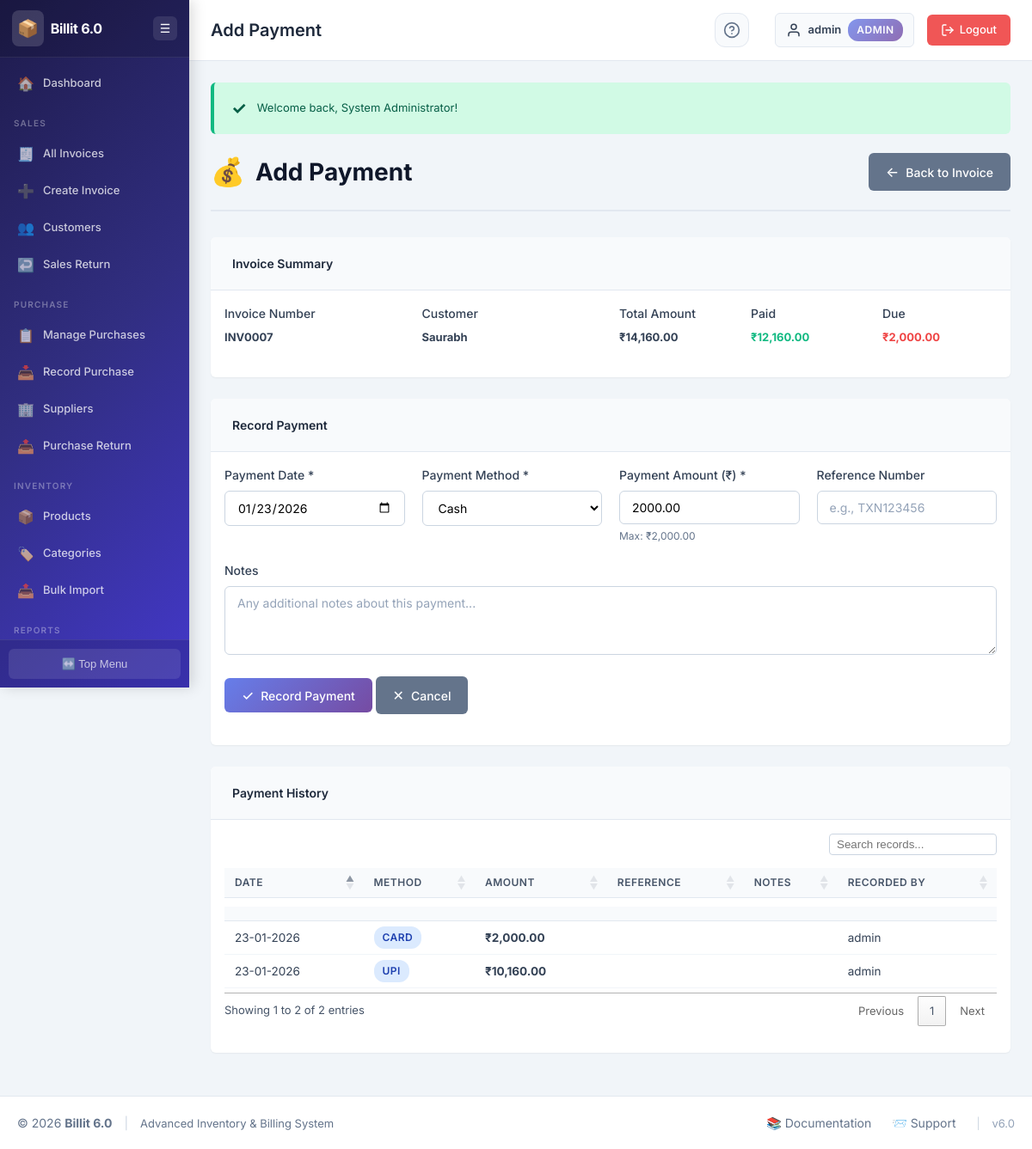
The page /invoices/add_payment.php?id=13 (signed in) on the database its author committed.
### tables this page shows
CREATE TABLE `invoices` (
  `invoice_id` int(11) NOT NULL,
  `invoice_number` varchar(50) NOT NULL,
  `invoice_date` date NOT NULL,
  `customer_id` int(11) NOT NULL,
  `customer_name` varchar(200) NOT NULL,
  `customer_gstin` varchar(15) DEFAULT NULL,
  `customer_address` text DEFAULT NULL,
  `customer_state_code` varchar(2) DEFAULT NULL,
  `subtotal` decimal(10,2) NOT NULL DEFAULT 0.00,
  `discount_type` enum('percentage','amount') DEFAULT 'percentage',
  `discount_value` decimal(10,2) DEFAULT 0.00,
  `discount_amount` decimal(10,2) DEFAULT 0.00,
  `taxable_amount` decimal(10,2) NOT NULL DEFAULT 0.00,
  `cgst_amount` decimal(10,2) DEFAULT 0.00,
  `sgst_amount` decimal(10,2) DEFAULT 0.00,
  `igst_amount` decimal(10,2) DEFAULT 0.00,
  `total_tax` decimal(10,2) DEFAULT 0.00,
  `round_off` decimal(10,2) DEFAULT 0.00,
  `total_amount` decimal(10,2) NOT NULL DEFAULT 0.00,
  `amount_paid` decimal(10,2) DEFAULT 0.00,
  `amount_due` decimal(10,2) DEFAULT 0.00,
  `payment_status` enum('unpaid','partial','paid') NOT NULL DEFAULT 'unpaid',
  `invoice_status` enum('draft','finalized','cancelled') NOT NULL DEFAULT 'draft',
  `notes` text DEFAULT NULL,
  `terms_conditions` text DEFAULT NULL,
  `created_by` int(11) DEFAULT NULL,
  `created_at` timestamp NOT NULL DEFAULT current_timestamp(),
  `updated_at` timestamp NOT NULL DEFAULT current_timestamp() ON UPDATE current_timestamp()
);

CREATE TABLE `customers` (
  `customer_id` int(11) NOT NULL,
  `customer_name` varchar(200) NOT NULL,
  `customer_type` enum('B2B','B2C') NOT NULL DEFAULT 'B2C',
  `contact_person` varchar(100) DEFAULT NULL,
  `email` varchar(100) DEFAULT NULL,
  `phone` varchar(20) DEFAULT NULL,
  `gstin` varchar(15) DEFAULT NULL,
  `pan` varchar(10) DEFAULT NULL,
  `billing_address` text DEFAULT NULL,
  `billing_city` varchar(100) DEFAULT NULL,
  `billing_state` varchar(100) DEFAULT NULL,
  `billing_state_code` varchar(2) DEFAULT NULL,
  `billing_pincode` varchar(10) DEFAULT NULL,
  `shipping_address` text DEFAULT NULL,
  `shipping_city` varchar(100) DEFAULT NULL,
  `shipping_state` varchar(100) DEFAULT NULL,
  `shipping_state_code` varchar(2) DEFAULT NULL,
  `shipping_pincode` varchar(10) DEFAULT NULL,
  `credit_limit` decimal(10,2) DEFAULT 0.00,
  `opening_balance` decimal(10,2) DEFAULT 0.00,
  `status` enum('active','inactive') NOT NULL DEFAULT 'active',
  `created_at` timestamp NOT NULL DEFAULT current_timestamp(),
  `updated_at` timestamp NOT NULL DEFAULT current_timestamp() ON UPDATE current_timestamp()
);

CREATE TABLE `payments` (
  `payment_id` int(11) NOT NULL,
  `invoice_id` int(11) NOT NULL,
  `payment_date` date NOT NULL,
  `payment_method` enum('cash','card','upi','bank_transfer','cheque','other') NOT NULL,
  `payment_amount` decimal(10,2) NOT NULL,
  `reference_number` varchar(100) DEFAULT NULL,
  `notes` text DEFAULT NULL,
  `created_by` int(11) DEFAULT NULL,
  `created_at` timestamp NOT NULL DEFAULT current_timestamp()
);

CREATE TABLE `users` (
  `user_id` int(11) NOT NULL,
  `username` varchar(50) NOT NULL,
  `password` varchar(255) NOT NULL,
  `full_name` varchar(100) NOT NULL,
  `email` varchar(100) NOT NULL,
  `role` enum('admin','manager','staff') NOT NULL DEFAULT 'staff',
  `status` enum('active','inactive') NOT NULL DEFAULT 'active',
  `created_at` timestamp NOT NULL DEFAULT current_timestamp(),
  `updated_at` timestamp NOT NULL DEFAULT current_timestamp() ON UPDATE current_timestamp()
);

### invoices/add_payment.php (the view, shortened to what this page needs)
<?php
require_once '../includes/header.php';
$invoice_id = sanitize_sql($connection, $_GET['id']);
$invoice_query = "SELECT i.*, c.customer_name
                  FROM invoices i
                  INNER JOIN customers c ON i.customer_id = c.customer_id
                  WHERE i.invoice_id = '{$invoice_id}' LIMIT 1";
$invoice = db_fetch_one($connection, $invoice_query);
$payments_query = "SELECT p.*, u.username
                   FROM payments p
                   LEFT JOIN users u ON p.created_by = u.user_id
                   WHERE p.invoice_id = '{$invoice_id}'
                   ORDER BY p.payment_date DESC, p.payment_id DESC";
$payments_result = db_query($connection, $payments_query);
?>
<div class="page-header">
    <h2 class="page-title">
        <span class="page-icon">💰</span>
        Add Payment
    </h2>
    <div class="page-actions">
        <a href="view_invoice.php?id=<?php echo $invoice_id; ?>" class="btn btn-secondary">
            <span class="btn-icon">←</span>
            Back to Invoice
        </a>
    </div>
</div>
<div class="card">
    <div class="card-header">
        <h3 class="card-title">Invoice Summary</h3>
    </div>
    <div class="card-body">
        <div class="form-row">
            <div class="form-group col-md-3">
                <label class="form-label">Invoice Number</label>
                <p><strong><?php echo escape_html($invoice['invoice_number']); ?></strong></p>
            </div>
            <div class="form-group col-md-3">
                <label class="form-label">Customer</label>
                <p><strong><?php echo escape_html($invoice['customer_name']); ?></strong></p>
            </div>
            <div class="form-group col-md-2">
                <label class="form-label">Total Amount</label>
                <p><strong><?php echo format_currency($invoice['total_amount']); ?></strong></p>
            </div>
            <div class="form-group col-md-2">
                <label class="form-label">Paid</label>
                <p style="color: #10b981;"><strong><?php echo format_currency($invoice['amount_paid']); ?></strong></p>
            </div>
            <div class="form-group col-md-2">
                <label class="form-label">Due</label>
                <p style="color: #ef4444;"><strong><?php echo format_currency($invoice['amount_due']); ?></strong></p>
            </div>
        </div>
    </div>
</div>
<div class="card">
    <div class="card-header">
        <h3 class="card-title">Record Payment</h3>
    </div>
    <div class="card-body">
        <form method="POST" action="<?php echo htmlspecialchars($_SERVER['PHP_SELF']) . '?id=' . $invoice_id; ?>">
            <div class="form-row">
                <div class="form-group col-md-3">
                    <label for="payment_date" class="form-label">Payment Date *</label>
                    <input type="date" id="payment_date" name="payment_date" class="form-control"
                           value="<?php echo date('Y-m-d'); ?>" required>
                </div>
                <div class="form-group col-md-3">
                    <label for="payment_method" class="form-label">Payment Method *</label>
                    <select id="payment_method" name="payment_method" class="form-control" required>
                        <option value="cash">Cash</option>
                    </select>
                </div>
                <div class="form-group col-md-3">
                    <label for="payment_amount" class="form-label">Payment Amount (₹) *</label>
                    <input type="number" id="payment_amount" name="payment_amount" class="form-control"
                           step="0.01" min="0.01" max="<?php echo $invoice['amount_due']; ?>"
                           value="<?php echo $invoice['amount_due']; ?>" required>
                    <small class="form-text">Max: <?php echo format_currency($invoice['amount_due']); ?></small>
                </div>
                <div class="form-group col-md-3">
                    <label for="reference_number" class="form-label">Reference Number</label>
                    <input type="text" id="reference_number" name="reference_number" class="form-control"
                           placeholder="e.g., TXN123456">
                </div>
            </div>
            <div class="form-group">
                <label for="notes" class="form-label">Notes</label>
                <textarea id="notes" name="notes" class="form-control" rows="2"
                          placeholder="Any additional notes about this payment..."></textarea>
            </div>
            <div class="form-group">
                <button type="submit" class="btn btn-primary">
                    <span class="btn-icon">✓</span>
                    Record Payment
                </button>
                <a href="view_invoice.php?id=<?php echo $invoice_id; ?>" class="btn btn-secondary">
                    <span class="btn-icon">✕</span>
                    Cancel
                </a>
            </div>
        </form>
    </div>
</div>
<?php if (mysqli_num_rows($payments_result) > 0): ?>
<div class="card">
    <div class="card-header">
        <h3 class="card-title">Payment History</h3>
    </div>
    <div class="card-body">
        <div class="table-responsive">
            <table class="data-table">
                <thead>
                    <tr>
                        <th>Date</th>
                        <th>Method</th>
                        <th>Amount</th>
                        <th>Reference</th>
                        <th>Notes</th>
                        <th>Recorded By</th>
                    </tr>
                </thead>
                <tbody>
                    <?php while ($payment = mysqli_fetch_assoc($payments_result)): ?>
                        <tr>
                            <td><?php echo format_date($payment['payment_date']); ?></td>
                            <td>
                                <span class="badge badge-info">
                                    <?php echo ucfirst(str_replace('_', ' ', $payment['payment_method'])); ?>
                                </span>
                            </td>
                            <td><strong><?php echo format_currency($payment['payment_amount']); ?></strong></td>
                            <td><?php echo escape_html($payment['reference_number']); ?></td>
                            <td><?php echo escape_html($payment['notes']); ?></td>
                            <td><?php echo escape_html($payment['username'] ?? 'N/A'); ?></td>
                        </tr>
                    <?php endwhile; ?>
                </tbody>
            </table>
        </div>
    </div>
</div>
<?php endif; ?>
<?php
require_once '../includes/footer.php';
?>

### assets/css/style.css (style rules this page uses)
* { margin: 0; padding: 0; box-sizing: border-box; }
:root { --primary-color: #4f46e5; --primary-dark: #4338ca; --primary-light: #6366f1; --secondary-color: #64748b; --success-color: #10b981; --warning-color: #f59e0b; --danger-color: #ef4444; --info-color: #06b6d4; --gray-50: #f8fafc; --gray-100: #f1f5f9; --gray-200: #e2e8f0; --gray-300: #cbd5e1; --gray-400: #94a3b8; --gray-500: #64748b; --gray-600: #475569; --gray-700: #334155; --gray-800: #1e293b; --gray-900: #0f172a; --header-height: 56px; --footer-height: 48px; --sidebar-width: 220px; --sidebar-collapsed-width: 60px; --border-radius: 6px; --box-shadow: 0 1px 2px 0 rgba(0, 0, 0, 0.05); --box-shadow-lg: 0 4px 6px -1px rgba(0, 0, 0, 0.1), 0 2px 4px -1px rgba(0, 0, 0, 0.06); --font-family: 'Inter', -apple-system, BlinkMacSystemFont, 'Segoe UI', Roboto, sans-serif; }
body { font-family: var(--font-family); font-size: 13px; line-height: 1.5; color: var(--gray-700); background-color: #f1f5f9; min-height: 100vh; display: flex; flex-direction: column; }
.page-header { display: flex; justify-content: space-between; align-items: center; margin-bottom: 30px; padding-bottom: 20px; border-bottom: 2px solid var(--gray-200); }
.page-title { font-size: 28px; font-weight: 700; color: var(--gray-900); display: flex; align-items: center; gap: 12px; }
.page-icon { font-size: 32px; }
.page-actions { display: flex; gap: 10px; }
.card { background: white; border-radius: var(--border-radius); box-shadow: var(--box-shadow); margin-bottom: 25px; overflow: hidden; }
.card-header { padding: 20px 25px; background: var(--gray-50); border-bottom: 1px solid var(--gray-200); display: flex; justify-content: space-between; align-items: center; }
.card-title { font-size: 14px; font-weight: 600; color: var(--gray-800); }
.card-body { padding: 16px; }
.form-row { display: grid; grid-template-columns: repeat(auto-fit, minmax(200px, 1fr)); gap: 20px; margin-bottom: 0; }
.form-group { margin-bottom: 20px; }
.form-group.col-md-2 { grid-column: span 1; }
.form-group.col-md-3 { grid-column: span 1; }
@media (min-width: 768px) { .form-row { grid-template-columns: repeat(12, 1fr); } }
@media (min-width: 768px) { .form-group.col-md-2 { grid-column: span 2; } }
@media (min-width: 768px) { .form-group.col-md-3 { grid-column: span 3; } }
.form-label { display: block; margin-bottom: 8px; font-weight: 500; color: var(--gray-700); font-size: 14px; }
.form-control { width: 100%; padding: 10px 14px; border: 1px solid var(--gray-300); border-radius: 6px; font-size: 14px; font-family: var(--font-family); transition: all 0.2s ease; background: white; }
.form-control::placeholder { color: var(--gray-400); }
textarea.form-control { resize: vertical; min-height: 80px; }
select.form-control { cursor: pointer; }
.form-text { display: block; margin-top: 5px; font-size: 12px; color: var(--gray-500); }
.btn { display: inline-flex; align-items: center; gap: 8px; padding: 10px 20px; border: none; border-radius: 6px; font-size: 14px; font-weight: 500; font-family: var(--font-family); cursor: pointer; text-decoration: none; transition: all 0.3s ease; white-space: nowrap; }
.btn-icon { font-size: 16px; }
.btn-primary { background: linear-gradient(135deg, #667eea 0%, #764ba2 100%); color: white; }
.btn-secondary { background: var(--gray-500); color: white; }
.table-responsive { overflow-x: auto; }
.data-table { width: 100%; border-collapse: collapse; font-size: 14px; }
.data-table thead { background: var(--gray-100); }
.data-table th { padding: 12px 15px; text-align: left; font-weight: 600; color: var(--gray-700); border-bottom: 2px solid var(--gray-300); white-space: nowrap; }
.data-table td { padding: 12px 15px; border-bottom: 1px solid var(--gray-200); }
.data-table tbody tr { transition: background 0.2s ease; }
.badge { display: inline-block; padding: 4px 10px; border-radius: 12px; font-size: 12px; font-weight: 600; text-transform: uppercase; letter-spacing: 0.5px; }
.badge-info { background: #dbeafe; color: #1e40af; }

### rows shown on the page
invoices: invoice_number "INV0007", customer.customer_name "Saurabh", total_amount "₹14,160.00", amount_paid "₹12,160.00", amount_due "₹2,000.00", payment_amount "2000.00"
payments: payment_date "23-01-2026", payment_method "CARD", payment_amount "₹2,000.00", created_by.username "admin"
payments: payment_date "23-01-2026", payment_method "UPI", payment_amount "₹10,160.00", created_by.username "admin"

### other values the page prints
APP_NAME "Billit 6.0"
$page_title "Add Payment"
escape_html($current_user) "admin"
$current_role "ADMIN"
$message "Welcome back, System Administrator!"
APP_VERSION "6.0"
